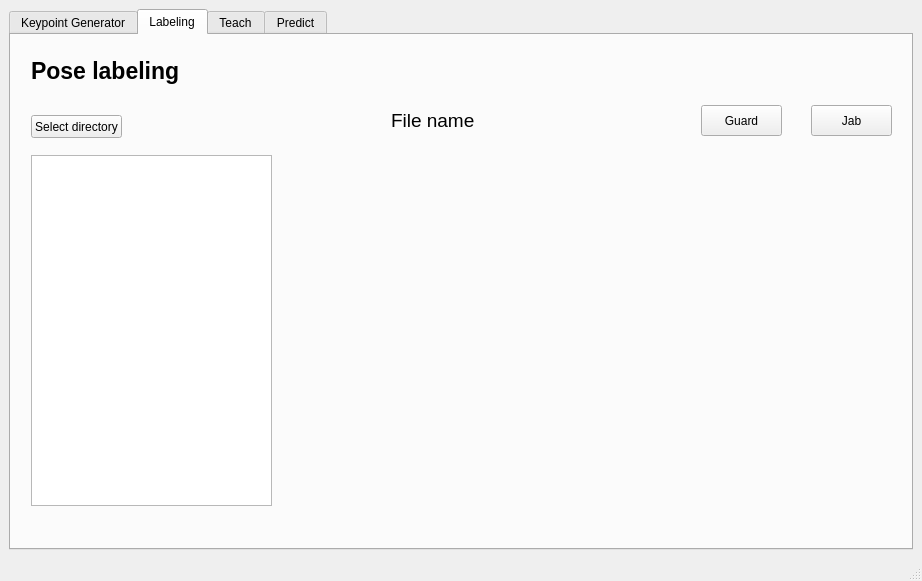
<?xml version="1.0" encoding="UTF-8"?>
<ui version="4.0">
 <class>MainWindow</class>
 <widget class="QMainWindow" name="MainWindow">
  <property name="geometry">
   <rect>
    <x>0</x>
    <y>0</y>
    <width>922</width>
    <height>581</height>
   </rect>
  </property>
  <property name="windowTitle">
   <string>MMA Posture Labeler</string>
  </property>
  <widget class="QWidget" name="centralwidget">
   <layout class="QGridLayout" name="gridLayout">
    <item row="0" column="0">
     <widget class="QTabWidget" name="tabWidget">
      <property name="currentIndex">
       <number>1</number>
      </property>
      <widget class="QWidget" name="openpose">
       <attribute name="title">
        <string>Keypoint Generator</string>
       </attribute>
       <widget class="QPushButton" name="import_button">
        <property name="geometry">
         <rect>
          <x>400</x>
          <y>110</y>
          <width>75</width>
          <height>23</height>
         </rect>
        </property>
        <property name="text">
         <string>Import Files</string>
        </property>
       </widget>
       <widget class="QPushButton" name="process_button">
        <property name="geometry">
         <rect>
          <x>390</x>
          <y>220</y>
          <width>101</width>
          <height>40</height>
         </rect>
        </property>
        <property name="text">
         <string>Process Files</string>
        </property>
       </widget>
       <widget class="QProgressBar" name="openpose_progress">
        <property name="geometry">
         <rect>
          <x>280</x>
          <y>270</y>
          <width>331</width>
          <height>23</height>
         </rect>
        </property>
        <property name="value">
         <number>24</number>
        </property>
       </widget>
       <widget class="QProgressBar" name="import_progress">
        <property name="geometry">
         <rect>
          <x>280</x>
          <y>140</y>
          <width>331</width>
          <height>23</height>
         </rect>
        </property>
        <property name="value">
         <number>24</number>
        </property>
       </widget>
       <widget class="QLabel" name="status_label">
        <property name="geometry">
         <rect>
          <x>410</x>
          <y>380</y>
          <width>51</width>
          <height>16</height>
         </rect>
        </property>
        <property name="text">
         <string>READY</string>
        </property>
        <property name="alignment">
         <set>Qt::AlignCenter</set>
        </property>
       </widget>
       <widget class="QListWidget" name="filepaths_list">
        <property name="geometry">
         <rect>
          <x>60</x>
          <y>190</y>
          <width>151</width>
          <height>192</height>
         </rect>
        </property>
        <item>
         <property name="text">
          <string>path/fileName</string>
         </property>
        </item>
       </widget>
      </widget>
      <widget class="QWidget" name="labeler">
       <attribute name="title">
        <string>Labeling</string>
       </attribute>
       <widget class="QListWidget" name="fileList">
        <property name="geometry">
         <rect>
          <x>20</x>
          <y>120</y>
          <width>241</width>
          <height>351</height>
         </rect>
        </property>
       </widget>
       <widget class="QPushButton" name="btnGuard">
        <property name="geometry">
         <rect>
          <x>690</x>
          <y>70</y>
          <width>81</width>
          <height>31</height>
         </rect>
        </property>
        <property name="text">
         <string>Guard</string>
        </property>
       </widget>
       <widget class="QPushButton" name="btnSelectDirectory">
        <property name="geometry">
         <rect>
          <x>20</x>
          <y>80</y>
          <width>91</width>
          <height>23</height>
         </rect>
        </property>
        <property name="text">
         <string>Select directory</string>
        </property>
       </widget>
       <widget class="QLabel" name="imagePreview">
        <property name="geometry">
         <rect>
          <x>380</x>
          <y>120</y>
          <width>501</width>
          <height>351</height>
         </rect>
        </property>
        <property name="text">
         <string/>
        </property>
        <property name="scaledContents">
         <bool>true</bool>
        </property>
       </widget>
       <widget class="QLabel" name="label">
        <property name="geometry">
         <rect>
          <x>20</x>
          <y>20</y>
          <width>281</width>
          <height>31</height>
         </rect>
        </property>
        <property name="font">
         <font>
          <pointsize>17</pointsize>
          <weight>75</weight>
          <bold>true</bold>
         </font>
        </property>
        <property name="text">
         <string>Pose labeling</string>
        </property>
       </widget>
       <widget class="QLabel" name="lblSelectedDirectory">
        <property name="geometry">
         <rect>
          <x>120</x>
          <y>80</y>
          <width>47</width>
          <height>21</height>
         </rect>
        </property>
        <property name="text">
         <string/>
        </property>
       </widget>
       <widget class="QPushButton" name="btnJab">
        <property name="geometry">
         <rect>
          <x>800</x>
          <y>70</y>
          <width>81</width>
          <height>31</height>
         </rect>
        </property>
        <property name="text">
         <string>Jab</string>
        </property>
       </widget>
       <widget class="QLabel" name="lblSelectedFile">
        <property name="geometry">
         <rect>
          <x>380</x>
          <y>70</y>
          <width>291</width>
          <height>31</height>
         </rect>
        </property>
        <property name="font">
         <font>
          <pointsize>14</pointsize>
          <weight>50</weight>
          <bold>false</bold>
         </font>
        </property>
        <property name="text">
         <string>File name</string>
        </property>
       </widget>
      </widget>
      <widget class="QWidget" name="teach">
       <attribute name="title">
        <string>Teach</string>
       </attribute>
      </widget>
      <widget class="QWidget" name="predict">
       <attribute name="title">
        <string>Predict</string>
       </attribute>
      </widget>
     </widget>
    </item>
   </layout>
  </widget>
  <widget class="QMenuBar" name="menubar">
   <property name="geometry">
    <rect>
     <x>0</x>
     <y>0</y>
     <width>922</width>
     <height>21</height>
    </rect>
   </property>
  </widget>
  <widget class="QStatusBar" name="statusbar"/>
 </widget>
 <resources/>
 <connections/>
</ui>
